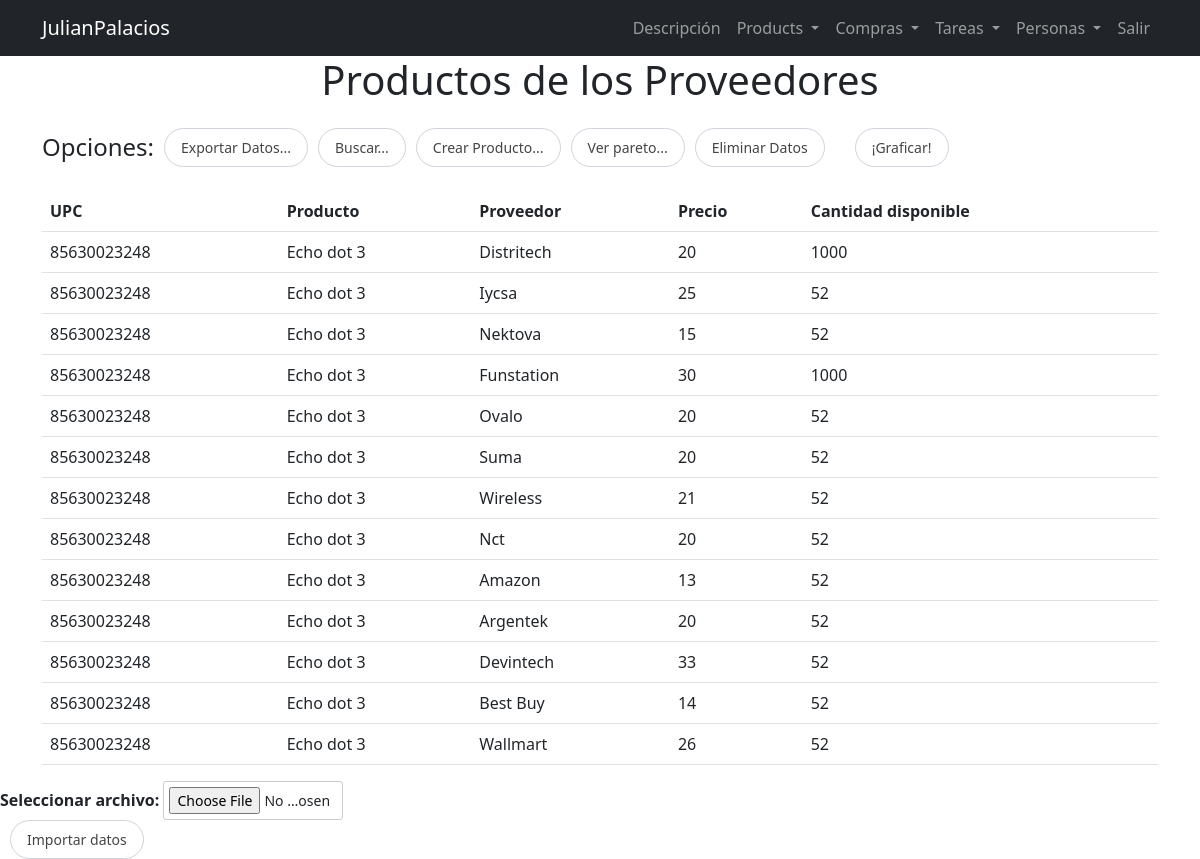
The app's page /product_vendor/ (signed in) with its own data.
### tasks/models.py (models this page shows, shortened)
class ProductosProveedor(models.Model):
    nombre = models.CharField(max_length=100)
    proveedor = models.CharField(max_length=100)
    precio = models.IntegerField()
    cantidad_disponible = models.IntegerField()
    upc = models.IntegerField()

### tasks/views.py (the view)
# urls.py: path('product_vendor/', views.product_vendor, name='product_vendor'),
@login_required
def product_vendor(request):
    productoproveedor = ProductosProveedor.objects.filter
    return render(request, "productsvendor.html", {"productoproveedor" : productoproveedor})

### tasks/templates/productsvendor.html (shortened to what this page needs)
{% extends "base.html" %}
{% load static %}
{% block content %}
<link rel="stylesheet" type="text/css" href="{% static 'styleoc.css' %}">
<div class="container">
  <h1 class="text-center mb-4">Productos de los Proveedores</h1>
  <div class="d-flex mb-4 align-items-center">
    <h4 class="mb-0">Opciones:</h4>
    <a href="{% url 'exportar_productos_vendor_excel' %}" class="btn btn-outline-secondary ml-auto">
      Exportar Datos...
    </a>
    <a href="{% url 'buscar_productos_proveedor' %}" class="btn btn-outline-secondary ml-auto">
      Buscar...
    </a>
    <a href="{% url 'crear_producto_proveedor' %}" class="btn btn-outline-secondary ml-auto">
      Crear Producto...
    </a>
    <a href="{% url 'productos/modelos' %}" class="btn btn-outline-secondary ml-auto">
      Ver pareto...
    </a>
<form method="post" action="{% url 'eliminar_productos' %}">
  <button class="btn btn-outline-secondary ml-auto">Eliminar Datos </button>
</form>
<a href="{% url 'chart' %}" class="btn btn-outline-secondary ml-auto">
  ¡Graficar!
</a>
  </div>
  <div class="table-responsive">
    <table class="table">
      <thead>
        <tr>
          <th>UPC</th>
          <th>Producto</th>
          <th>Proveedor</th>
          <th>Precio</th>
          <th>Cantidad disponible</th>
        </tr>
      </thead>
      <tbody>
        {% for productoproveedor in productoproveedor %}
        <tr>
          <td>{{ productoproveedor.upc }}</td>
          <td>{{ productoproveedor.nombre }}</td>
          <td>{{ productoproveedor.proveedor }}</td>
          <td>{{ productoproveedor.precio }}</td>
          <td>{{ productoproveedor.cantidad_disponible }}</td>
        </tr>
        {% endfor %}
      </tbody>
    </table>
  </div>
</div>
    <form method="post" enctype="multipart/form-data" action="{% url 'importar_datos' %}" style="margin-right: 20px;">
      <div class="form-group mb-0">
        <label for="archivo" class="mr-2">Seleccionar archivo:</label>
        <input type="file" name="archivo" id="archivo">
      </div>
      <button class="btn btn-outline-secondary btn-sm">Importar datos</button>
    </form>
{% endblock %}

### tasks/static/styleoc.css (style rules this page uses)
form { display: inline-block; margin-right: 20px; }
.form-group { margin-bottom: 10px; }
label { font-weight: bold; }
input[type="file"] { padding: 5px; border: 1px solid #ccc; border-radius: 3px; font-size: 14px; width: 180px; display: inline-block; }
.btn-outline-secondary { border: 2px solid #444444; color: #444444; padding: 8px 16px; position: relative; overflow: hidden; transition: all 0.3s ease-out; }
.btn-outline-secondary::before { content: ''; position: absolute; top: 50%; left: 50%; width: 0; height: 0; background-color: rgba(255, 255, 255, 0.5); border-radius: 50%; transform: translate(-50%, -50%); transition: all 0.5s cubic-bezier(0.5, 1.6, 0.4, 0.9); z-index: -1; }
.btn-outline-secondary { border-radius: 20px; margin-left: 10px; font-size: 14px; border: 1px solid #ced4da; outline: none; }

### records on screen
ProductosProveedor: upc "85630023248", nombre "Echo dot 3", proveedor "Distritech", precio "20", cantidad_disponible "1000"
ProductosProveedor: upc "85630023248", nombre "Echo dot 3", proveedor "Iycsa", precio "25", cantidad_disponible "52"
ProductosProveedor: upc "85630023248", nombre "Echo dot 3", proveedor "Nektova", precio "15", cantidad_disponible "52"
ProductosProveedor: upc "85630023248", nombre "Echo dot 3", proveedor "Funstation", precio "30", cantidad_disponible "1000"
ProductosProveedor: upc "85630023248", nombre "Echo dot 3", proveedor "Ovalo", precio "20", cantidad_disponible "52"
ProductosProveedor: upc "85630023248", nombre "Echo dot 3", proveedor "Suma", precio "20", cantidad_disponible "52"
ProductosProveedor: upc "85630023248", nombre "Echo dot 3", proveedor "Wireless", precio "21", cantidad_disponible "52"
ProductosProveedor: upc "85630023248", nombre "Echo dot 3", proveedor "Nct", precio "20", cantidad_disponible "52"
ProductosProveedor: upc "85630023248", nombre "Echo dot 3", proveedor "Amazon", precio "13", cantidad_disponible "52"
ProductosProveedor: upc "85630023248", nombre "Echo dot 3", proveedor "Argentek", precio "20", cantidad_disponible "52"
ProductosProveedor: upc "85630023248", nombre "Echo dot 3", proveedor "Devintech", precio "33", cantidad_disponible "52"
ProductosProveedor: upc "85630023248", nombre "Echo dot 3", proveedor "Best Buy", precio "14", cantidad_disponible "52"
ProductosProveedor: upc "85630023248", nombre "Echo dot 3", proveedor "Wallmart", precio "26", cantidad_disponible "52"
